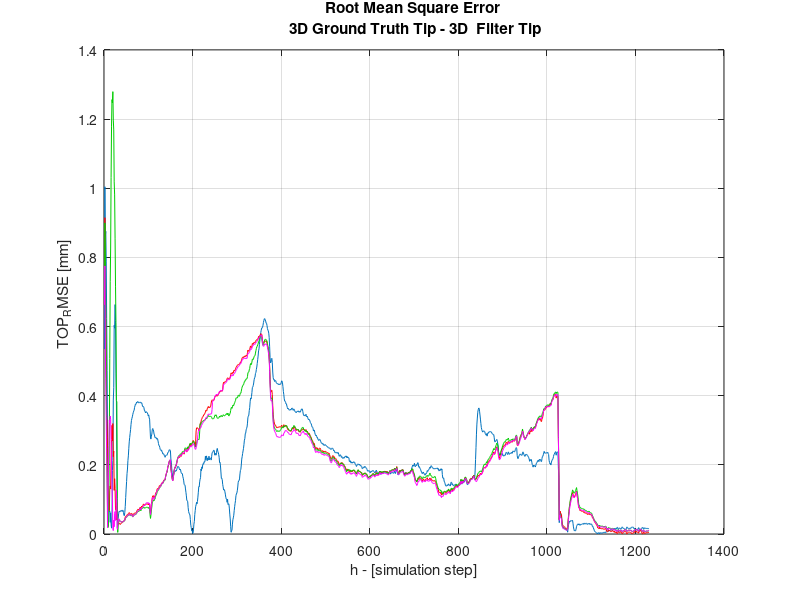
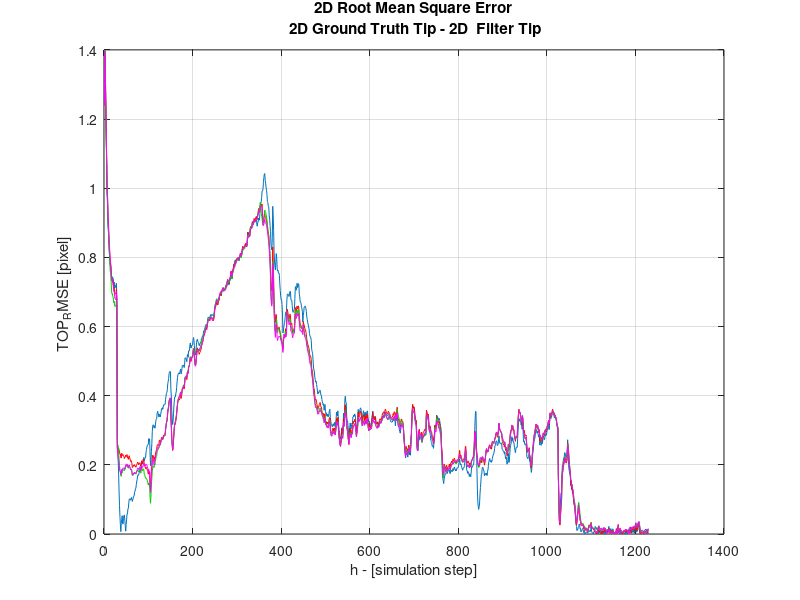
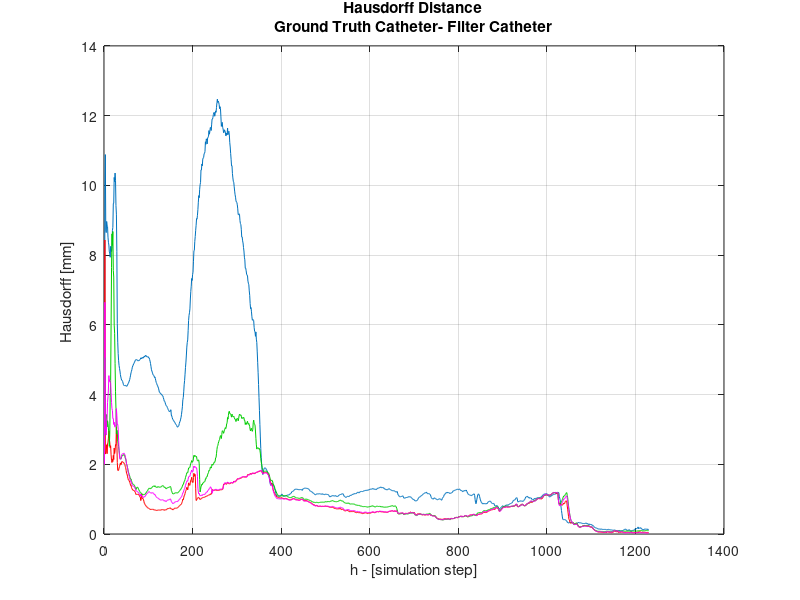
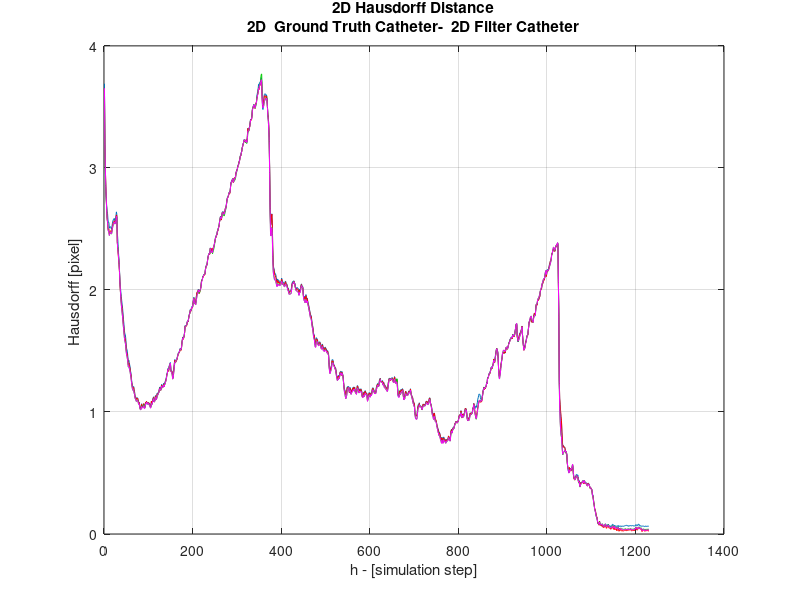

Reproduce these figures in MATLAB, in order.
%%PLOT TIP TOP_RMSE 
% load('TOP_RMSE2d_0.mat','TOP_RMSE2d_0')
% clear all
% close all 
% clc

load TOP_RMSE2d_0.mat
load TOP_RMSE2d_1.mat   
load TOP_RMSE2d_2.mat
load TOP_RMSE2d_3.mat

load TOP_RMSE_0.mat
load TOP_RMSE_1.mat
load TOP_RMSE_2.mat
load TOP_RMSE_3.mat

load TOP_hd_0.mat
load TOP_hd_1.mat
load TOP_hd_2.mat
load TOP_hd_3.mat

load TOP_hd2d_0.mat 
load TOP_hd2d_1.mat 
load TOP_hd2d_2.mat 
load TOP_hd2d_3.mat 

figure
plot(TOP_RMSE_0*1000)
hold on
plot(TOP_RMSE_1*1000, 'Color',[1 0 0])
hold on
plot(TOP_RMSE_2*1000, 'Color',[0 0.8 0])
hold on
plot(TOP_RMSE_3*1000, 'Color',[1 0 1])
grid on
xlabel('h - [simulation step]') % x-axis label
ylabel('TOP_RMSE [mm] ') % y-axis label
title( {'Root Mean Square Error'; ' 3D Ground Truth Tip - 3D  Filter Tip' }) ;

figure
plot(TOP_RMSE2d_0)
hold on
plot(TOP_RMSE2d_1, 'Color',[1 0 0]) 
hold on
plot(TOP_RMSE2d_2, 'Color',[0 0.8 0])
hold on
plot(TOP_RMSE2d_3, 'Color',[1 0 1])
grid on
xlabel('h - [simulation step]') % x-axis label
ylabel('TOP_RMSE [pixel] ') % y-axis label
title( {'2D Root Mean Square Error'; ' 2D Ground Truth Tip - 2D  Filter Tip' }) ;


figure
plot(TOP_hd_0*1000)
hold on
plot(TOP_hd_1*1000, 'Color',[1 0 0])
hold on
plot(TOP_hd_2*1000, 'Color',[0 0.8 0])
hold on
plot(TOP_hd_3*1000, 'Color',[1 0 1])
grid on
xlabel('h - [simulation step]') % x-axis label
ylabel('Hausdorff [mm] ') % y-axis label
title( {'Hausdorff Distance'; 'Ground Truth Catheter- Filter Catheter' }) ;

figure
plot(TOP_hd2d_0)
hold on
plot(TOP_hd2d_1, 'Color',[1 0 0])
hold on
plot(TOP_hd2d_2, 'Color',[0 0.8 0])
hold on
plot(TOP_hd2d_3, 'Color',[1 0 1])
grid on
xlabel('h - [simulation step]') % x-axis label
ylabel('Hausdorff [pixel] ') % y-axis label
title( {'2D Hausdorff Distance'; '2D  Ground Truth Catheter-  2D Filter Catheter' }) ;
